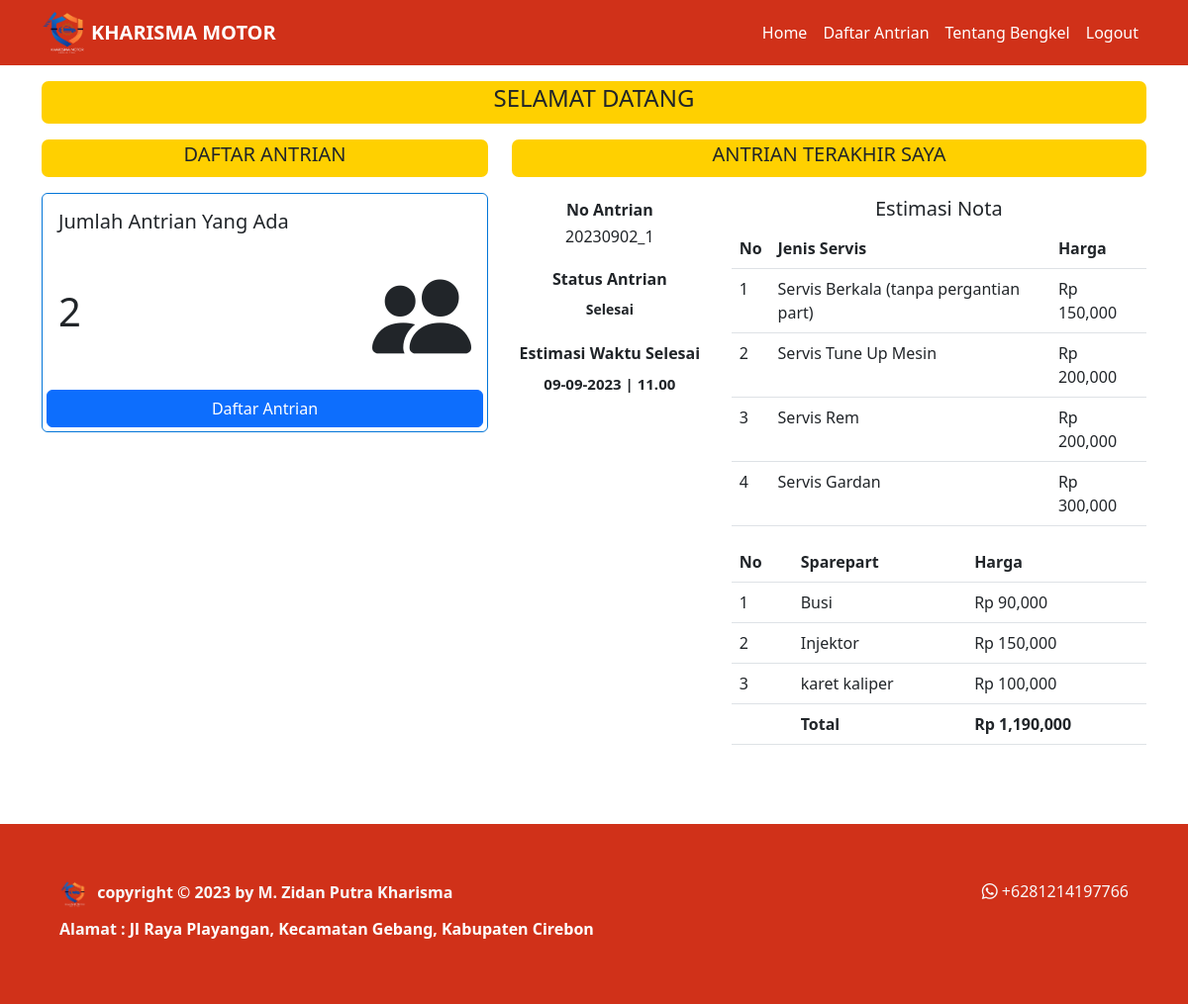
Page /user (signed in) on the committed database.
### tables this page shows
CREATE TABLE `antrian` (
  `id_antrian` int(11) NOT NULL,
  `id_kendaraan` int(11) NOT NULL,
  `no_antrian` varchar(20) NOT NULL,
  `nama_pelanggan` varchar(100) NOT NULL,
  `no_hp` varchar(20) NOT NULL,
  `tanggal` timestamp NOT NULL DEFAULT current_timestamp(),
  `nopol` varchar(50) NOT NULL,
  `alamat` text NOT NULL,
  `status` varchar(50) NOT NULL
);

CREATE TABLE `transaksi` (
  `idtransaksi` int(11) NOT NULL,
  `idantrian` int(11) NOT NULL,
  `idservis` int(11) DEFAULT NULL,
  `idsparepart` int(11) DEFAULT NULL,
  `kode_transaksi` varchar(50) NOT NULL,
  `tanggal_pelunasan` timestamp NOT NULL DEFAULT current_timestamp() ON UPDATE current_timestamp(),
  `status_transaksi` varchar(20) NOT NULL
);

CREATE TABLE `servis` (
  `idservis` int(11) NOT NULL,
  `jenis_servis` varchar(100) NOT NULL,
  `harga_jasa` bigint(100) NOT NULL,
  `deskripsi` text NOT NULL,
  `waktu_pengerjaan` int(11) NOT NULL
);

CREATE TABLE `sparepart` (
  `idsparepart` int(11) NOT NULL,
  `sparepart` varchar(50) NOT NULL
);

CREATE TABLE `harga_sparepart` (
  `idharga` int(11) NOT NULL,
  `idkendaraan` int(11) NOT NULL,
  `idsparepart` int(11) NOT NULL,
  `harga` int(11) NOT NULL
);

### controller/function.php (called while the page is built, shortened)
<?php
$conn = mysqli_connect("localhost", "root", "", "kharisma_motor");
function query($query)
{
    global $conn;
    $result = mysqli_query($conn, $query);
    $rows = [];
    while ($row = mysqli_fetch_assoc($result)) {
        $rows[] = $row;
    }
    return $rows;
}
function jumlah_data($data)
{
    global $conn;
    $query = mysqli_query($conn, $data);
    $jumlah_data = mysqli_num_rows($query);
    return $jumlah_data;
}
function dekripsi($teks)
{
    $text = $teks;
    $kunci = 'kharisma_motor';
    $key = hash('sha256', $kunci);
    $pkey = "123";
    $method = "aes-192-cfb1";
    $iv = substr(hash('sha256', $pkey), 0, 16);
    $dekripsi = base64_decode($text);
    $dekripsi = openssl_decrypt($dekripsi, $method, $key, 0, $iv);
    return $dekripsi;
}
?>

### user/index.php (the view, shortened to what this page needs)
<?php
require_once '../controller/controller_transaksi.php';
$jumlah_antrian = jumlah_data("SELECT * FROM antrian WHERE status <> 'Selesai'");
$id = dekripsi($_COOKIE['KMmz19']);
$user = query("SELECT * FROM pengguna WHERE idpengguna = $id")[0];
$nama = $user['nama'];
$cari_antrian = jumlah_data("SELECT * FROM antrian WHERE nama_pelanggan = '$nama'");
if ($cari_antrian > 0) {
    $antrian = query("SELECT * FROM antrian WHERE nama_pelanggan = '$nama' AND id_antrian = (SELECT MAX(id_antrian) FROM antrian WHERE nama_pelanggan = '$nama')")[0];
    $idantrian = $antrian['id_antrian'];
    $idkendaraan = $antrian['id_kendaraan'];
    $cari_transaksi = jumlah_data("SELECT * FROM transaksi WHERE idantrian = $idantrian");
    if ($cari_transaksi > 0) {
        $data_transaksi = query("SELECT * FROM transaksi WHERE idantrian = $idantrian");
        $total = 0;
    }
}
?>
<!DOCTYPE html>
<html lang="en">
<head>
    <link href="https://cdn.jsdelivr.net/npm/bootstrap@5.3.0/dist/css/bootstrap.min.css" rel="stylesheet"
>
    <link rel="stylesheet" href="https://cdn.jsdelivr.net/npm/bootstrap-icons@1.10.5/font/bootstrap-icons.css">
    <link rel="stylesheet" href="https://cdn.datatables.net/1.13.4/css/jquery.dataTables.min.css">
    <link rel="stylesheet" href="../style.css">
</head>
<body>
    <?php require_once('../navbar/navbar_user.php') ?>
    <div class="container">
        <div class="content py-3">
            <div class="title text-center text-uppercase">
                <h4>SELAMAT DATANG</h4>
            </div>
            <div class="row">
                <div class="col-5">
                    <div class="title text-center text-uppercase mt-3 mb-1">
                        <h5>DAFTAR ANTRIAN</h5>
                    </div>
                    <div class="card mt-3">
                        <h5 class="ms-3 mt-3 card-title">Jumlah Antrian Yang Ada</h5>
                        <div class="d-flex justify-content-between align-items-center mx-3">
                            <h1>
                                <?= $jumlah_antrian; ?>
                            </h1>
                            <i class="bi bi-people-fill" style="font-size: 100px;"></i>
                        </div>
                        <a href="../kelola/input_antrian.php" class="btn btn-primary mx-1 mb-1">Daftar Antrian</a>
                    </div>
                </div>
                <div class="col-7">
                    <?php if ($cari_antrian > 0): ?>
                        <div class="title text-center text-uppercase mt-3 mb-1">
                            <h5>ANTRIAN TERAKHIR SAYA</h5>
                        </div>
                        <div class="row">
                            <div class="col-4 mt-3">
                                <div class="text-center mt-1">
                                    <h6 class="fw-bold">No Antrian</h6>
                                </div>
                                <div class="text-center">
                                    <h6>
                                        <?= $antrian['no_antrian']; ?>
                                    </h6>
                                </div>
                                <div class="text-center mt-4">
                                    <h6 class="fw-bold">Status Antrian</h6>
                                </div>
                                <div class="text-center">
                                    <span style="font-size: 14px; font-weight: 600;">
                                        <?= $antrian['status']; ?>
                                    </span>
                                </div>
                                <div class="text-center mt-4">
                                    <h6 class="fw-bold">Estimasi Waktu Selesai</h6>
                                </div>
                                <div class="text-center">
                                    <span style="font-size: 15px; font-weight: 600;">
                                        09-09-2023 | 11.00
                                    </span>
                                </div>
                            </div>
                            <?php if ($cari_transaksi > 0): ?>
                                <div class="col-8">
                                    <h5 class="px-3 mt-3 d-flex justify-content-center">Estimasi Nota</h5>
                                    <table class="table">
                                        <thead>
                                            <tr>
                                                <th>No</th>
                                                <th>Jenis Servis</th>
                                                <th>Harga</th>
                                            </tr>
                                        </thead>
                                        <tbody>
                                            <?php
                                            $i = 1;
                                            foreach ($data_transaksi as $dat):
                                                if ($dat['idservis'] != NULL):
                                                    $idservis = $dat['idservis'];
                                                    $data_servis = query("SELECT * FROM servis WHERE idservis = $idservis")[0];
                                                    ?>
                                                    <tr>
                                                        <td>
                                                            <?= $i; ?>
                                                        </td>
                                                        <td>
                                                            <?= $data_servis['jenis_servis']; ?>
                                                        </td>
                                                        <td>Rp
                                                            <?= number_format($data_servis['harga_jasa']); ?>
                                                        </td>
                                                    </tr>
                                                    <?php
                                                    $total += $data_servis['harga_jasa'];
                                                    $i++;
                                                endif;
                                            endforeach;
                                            ?>
                                        </tbody>
                                    </table>
                                    <table class="table">
                                        <thead>
                                            <tr>
                                                <th>No</th>
                                                <th>Sparepart</th>
                                                <th>Harga</th>
                                            </tr>
                                        </thead>
                                        <tbody>
                                            <?php
                                            $j = 1; foreach ($data_transaksi as $dt):
                                                if ($dt['idsparepart'] != NULL):
                                                    $idsparepart = $dt['idsparepart'];
                                                    $data_sparepart = query("SELECT * FROM sparepart WHERE idsparepart = $idsparepart")[0];
                                                    $data_harga = query("SELECT * FROM harga_sparepart WHERE idkendaraan = $idkendaraan AND idsparepart = $idsparepart")[0];
                                                    ?>
                                                    <tr>
                                                        <td>
                                                            <?= $j; ?>
                                                        </td>
                                                        <td>
                                                            <?= $data_sparepart['sparepart']; ?>
                                                        </td>
                                                        <td>Rp
                                                            <?= number_format($data_harga['harga']); ?>
                                                        </td>
                                                    </tr>
                                                    <?php
                                                    $total += $data_harga['harga'];
                                                    $j++;
                                                endif;
                                            endforeach;
                                            ?>
                                            <tr>
                                                <td></td>
                                                <td class="fw-bold">Total</td>
                                                <td class="fw-bold">Rp
                                                    <?= number_format($total); ?>
                                                </td>
                                            </tr>
                                        </tbody>
                                    </table>
                                </div>
                            <?php endif; ?>
                        </div>
                    <?php endif; ?>
                </div>
            </div>
        </div>
    </div>
    <?php
    require_once('../footer.php');
    ?>
</body>
</html>

### style.css (style rules this page uses)
body { background: white; }
.container .title { border: solid rgb(255, 208, 0); border-radius: 7px; background: rgb(255, 208, 0); }
.container .card { border: 0.7px solid#0275d8; }

### rows in the picture
antrian: no_antrian "20230902_1", status "Selesai"
transaksi: idservis.jenis_servis "Servis Berkala (tanpa pergantian part)", idservis.harga_jasa "150,000"
transaksi: idservis.jenis_servis "Servis Tune Up Mesin", idservis.harga_jasa "200,000"
transaksi: idservis.jenis_servis "Servis Rem", idservis.harga_jasa "200,000"
transaksi: idservis.jenis_servis "Servis Gardan", idservis.harga_jasa "300,000"
transaksi: idsparepart.sparepart "Busi", harga_sparepart.harga "90,000"
transaksi: idsparepart.sparepart "Injektor", harga_sparepart.harga "150,000"
transaksi: idsparepart.sparepart "karet kaliper", harga_sparepart.harga "100,000"

### other values in the picture
$jumlah_antrian "2"
$total "1,190,000"
